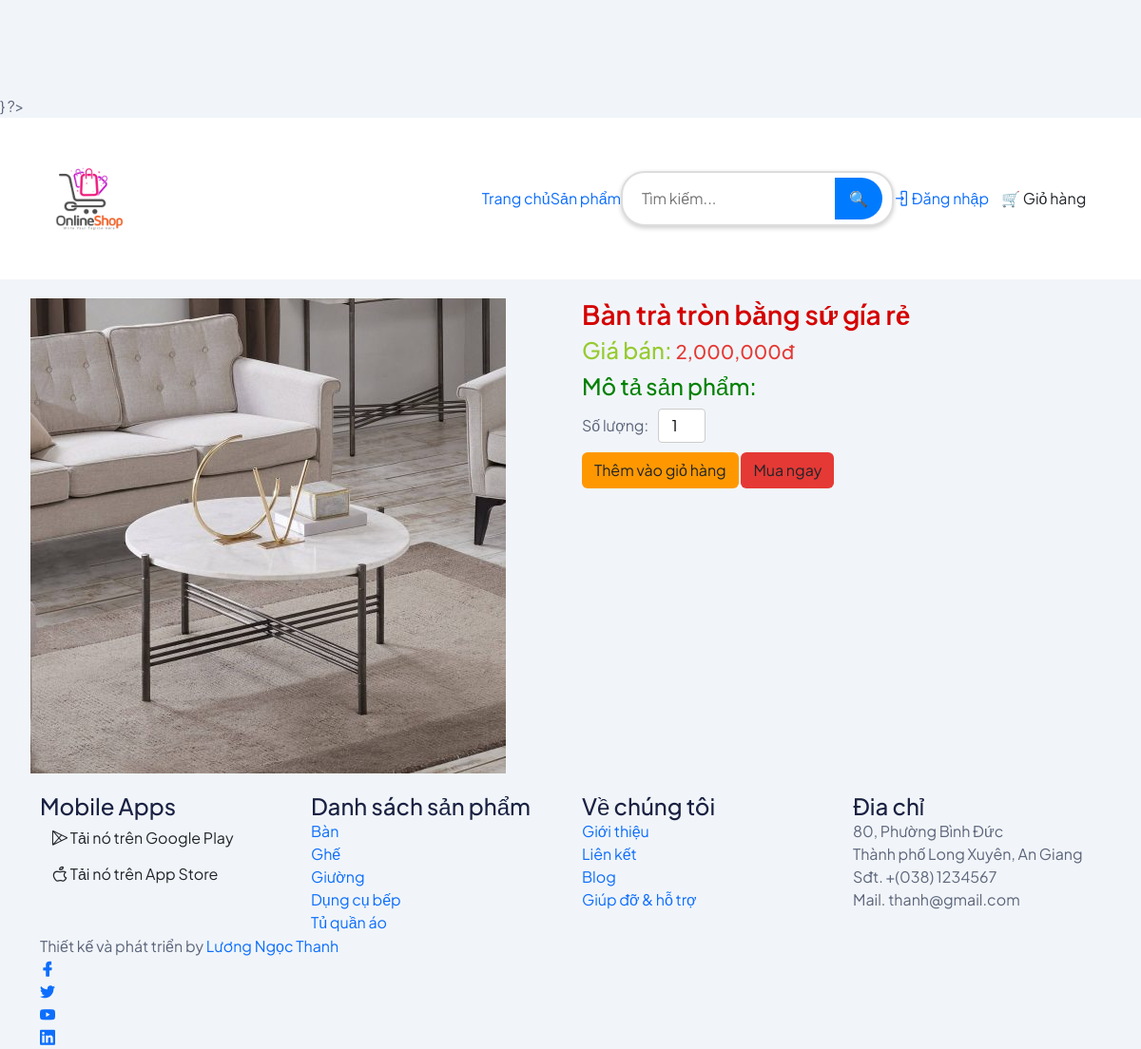
/?action=detail&id=5, run on the app's committed database.
### tables this page shows
CREATE TABLE `mathang` (
  `id` int(11) NOT NULL,
  `tenmathang` varchar(255) NOT NULL,
  `mota` text NOT NULL,
  `giaban` float NOT NULL,
  `giagoc` float NOT NULL,
  `soluongton` int(11) NOT NULL,
  `hinhanh` varchar(255) NOT NULL,
  `luotxem` int(11) NOT NULL,
  `luotmua` int(11) NOT NULL,
  `danhmuc_id` int(11) NOT NULL
);

CREATE TABLE `danhmuc` (
  `id` int(11) NOT NULL,
  `tendanhmuc` varchar(50) NOT NULL,
  `mota` varchar(1000) NOT NULL
);

### model/mathang.php (called while the page is built, shortened)
<?php
class MATHANG{
    public function laymathangtheodanhmuc($danhmuc_id){
        $dbcon = DATABASE::connect();
        try{
            $sql = "SELECT * FROM mathang WHERE danhmuc_id=:madm" ;
            $cmd = $dbcon->prepare($sql);
			$cmd->bindValue(":madm",$danhmuc_id);
            $cmd->execute();
            $result = $cmd->fetchAll();
            return $result;
        }
        catch(PDOException $e){
            $error_message = $e->getMessage();
            echo "<p>Lỗi truy vấn: $error_message</p>";
            exit();
        }
    }
    public function laymathangtheoid($id){
        $dbcon = DATABASE::connect();
        try{
            $sql = "SELECT * FROM mathang WHERE id=:id";
            $cmd = $dbcon->prepare($sql);
            $cmd->bindValue(":id", $id);
            $cmd->execute();
            $result = $cmd->fetch();
            return $result;
        }
        catch(PDOException $e){
            $error_message = $e->getMessage();
            echo "<p>Lỗi truy vấn: $error_message</p>";
            exit();
        }
    }
}
?>

### model/danhmuc.php (called while the page is built, shortened)
<?php
class DANHMUC{
    public function laydanhmuc(){
        $dbcon = DATABASE::connect();
        try{
            $sql = "SELECT * FROM danhmuc";
            $cmd = $dbcon->prepare($sql);
            $cmd->execute();
            $result = $cmd->fetchAll();
            return $result;
        }
        catch(PDOException $e){
            $error_message = $e->getMessage();
            echo "<p>Lỗi truy vấn: $error_message</p>";
            exit();
        }
    }
}
?>

### public/inc/top.php (the view, shortened to what this page needs)
<!DOCTYPE html>
<html class="no-js" lang="en">
    <head>
            <link rel="stylesheet" href="../assets/css/bootstrap.min.css" />
            <link rel="stylesheet" href="../assets/css/LineIcons.2.0.css" />
            <link rel="stylesheet" href="../assets/css/animate.css" />
            <link rel="stylesheet" href="../assets/css/tiny-slider.css" />
            <link rel="stylesheet" href="../assets/css/glightbox.min.css" />
            <link rel="stylesheet" href="../assets/css/main.css" />
        </head>
        <body>
            <header class="header navbar-area">
                <div class="container">
                    <div class="row align-items-center">
                        <div class="col-lg-12">
                            <div class="nav-inner">
                                <nav class="navbar navbar-expand-lg">
                                    <a class="navbar-brand" href="index.php">
                                        <img style="width: 100px; height: 100px;" src="../assets/images/logo/logo.png" alt="Logo">
                                    </a>
                                    <div class="collapse navbar-collapse sub-menu-bar" id="navbarSupportedContent">
                                        <ul id="nav" class="navbar-nav ms-auto">
                                            <li class="nav-item">
                                                <a class="dd-menu collapsed" href="index.php"
                                                >Trang chủ</a>
                                            </li>
                                            <li class="nav-item">
                                                <a href="javascript:void(0)" aria-label="Toggle navigation">Sản phẩm</a>
                                            </li>
                                        </ul>
                                        </div>
                                        <div class="search-container">
                                            <input type="text" placeholder="Tìm kiếm..." class="search-input">
                                            <button class="search-button">🔍</button>
                                        </div>
                                        <div class="login-button">
                                            <?php if(isset($_SESSION["khachhang"])){ ?>
                                            <ul class="navbar-nav me-auto mb-2 mb-lg-0 ms-lg-4">
                                                <li class="nav-item"><a class="nav-link text-warning" href="index.php?action=thongtin" >Chào <?php echo $_SESSION["khachhang"]["hoten"]; ?></a></li>
                                                <li class="nav-item"><a class="nav-link" href="index.php?action=dangxuat">Đăng xuất</a></li>
                                            </ul>
                                            <?php } else{ ?>
                                            <ul>
                                                <li>
                                                    <a href="index.php?action=dangnhap"><i class="lni lni-enter"></i> Đăng nhập</a>
                                                </li>
                                            </ul>
                                            <?php } ?>
                                        </div>
                                        <div class="button header-button">
                                            <a class="btn" href="index.php?action=giohang">🛒 Giỏ hàng <span class="cart-count"></span></a>
                                        </div>
                                        </nav>
                                    </div>
                                </div>
                                </div>
                                </div>
                            </header>

### public/detail.php (shortened to what this page needs)
<?php include("inc/top.php"); ?>
<div class="row" style="margin: 20px;">
  <div class="col-sm-6">
    <div><img src="../<?php echo $mhct["hinhanh"]; ?>" alt="<?php echo $m["tenmathang"]; ?>" style="width: 500px;"></div>
  </div>
  <div class="col-sm-6">
      <h2 class="text-danger"><?php echo $mhct["tenmathang"]; ?></h2>
    <div class="product-info">
      <h3 class="text-info">Giá bán:
        <span class="price"><?php echo number_format($mhct["giaban"]); ?>đ</span>
      </h3>
      <div>
        <h3 style="color: green;">Mô tả sản phẩm:
        </h3>
      </div>
      <form method="post">
        <div class="quantity-selector">
        <label for="quantity">Số lượng:</label>
        <input type="number" name="soluong" value="1" min="1">
        </div>
        <div class="actions">
          <input class="add-to-cart btn" type="submit" value="Thêm vào giỏ hàng">
          <input class="buy-now btn" type="submit" value="Mua ngay">
        </div>
      </form>
    </div>
  </div>
</div>
<?php include("inc/bottom.php"); ?>

### public/inc/bottom.php (shortened to what this page needs)
        <footer class="footer">
        <div class="footer-top">
            <div class="container">
                <div class="row">
                    <div class="col-lg-3 col-md-6 col-12">
                        <div class="single-footer mobile-app">
                            <h3>Mobile Apps</h3>
                            <div class="app-button">
                                <a href="javascript:void(0)" class="btn">
                                    <i class="lni lni-play-store"></i>
                                    <span class="text">
                                        <span class="small-text">Tải nó trên</span>
                                        Google Play
                                    </span>
                                </a>
                                <a href="javascript:void(0)" class="btn">
                                    <i class="lni lni-apple"></i>
                                    <span class="text">
                                        <span class="small-text">Tải nó trên</span>
                                        App Store
                                    </span>
                                </a>
                            </div>
                        </div>
                    </div>
                    <div class="col-lg-3 col-md-6 col-12">
                        <div class="single-footer f-link">
                            <h3>Danh sách sản phẩm</h3>
                            <div class="row">
                                <div class="col-lg-6 col-md-6 col-12">
                                    <ul>
                                        <?php foreach ($danhmuc as $d): ?>
                                            <li><a href="?action=group&id=<?php echo $d["id"]; ?>">
                                            <?php echo $d["tendanhmuc"]; ?></a></li>
                                        <?php endforeach; ?>
                                    </ul>
                                </div>
                            </div>
                        </div>
                    </div>
                    <div class="col-lg-3 col-md-6 col-12">
                        <div class="single-footer f-link">
                            <h3>Về chúng tôi</h3>
                            <ul>
                                <li><a href="">Giới thiệu</a></li>
                                <li><a href="">Liên kết</a></li>
                                <li><a href="">Blog</a></li>
                                <li><a href="">Giúp đỡ & hỗ trợ</a></li>
                            </ul>
                        </div>
                    </div>
                    <div class="col-lg-3 col-md-6 col-12">
                        <div class="single-footer f-contact">
                            <h3>Đia chỉ</h3>
                            <ul>
                                <li>80, Phường Bình Đức<br> Thành phố Long Xuyên, An Giang</li>
                                <li>Sđt. +(038) 1234567 <br> Mail. thanh@gmail.com</li>
                            </ul>
                        </div>
                    </div>
                </div>
            </div>
        </div>
        <div class="footer-bottom">
            <div class="container">
                <div class="inner">
                    <div class="row">
                        <div class="col-12">
                            <div class="content">
                                <p class="copyright-text">Thiết kế và phát triển by <a href="https://www.facebook.com/ngocthanh.luong.391420"
                                        rel="nofollow" target="_blank">Lương Ngọc Thanh</a>
                                </p>
                                <ul class="footer-social">
                                    <li><a href="https://www.facebook.com/ngocthanh.luong.391420"><i class="lni lni-facebook-filled"></i></a></li>
                                    <li><a href="javascript:void(0)"><i class="lni lni-twitter-original"></i></a></li>
                                    <li><a href="javascript:void(0)"><i class="lni lni-youtube"></i></a></li>
                                    <li><a href="javascript:void(0)"><i class="lni lni-linkedin-original"></i></a></li>
                                </ul>
                            </div>
                        </div>
                    </div>
                </div>
            </div>
        </div>
    </footer>
    </body>
</html>

### public/inc/top.php (style rules this page uses)
header { position: fixed; top: 0; width: 100%; z-index: 1000; }
body { padding-top: 100px; Điều chỉnh theo chiều cao của header }
.search-container { display: flex; align-items: center; background-color: #fff; border: 2px solid #ddd; border-radius: 25px; padding: 5px 10px; box-shadow: 0 2px 5px rgba(0, 0, 0, 0.2); }
.search-input { border: none; outline: none; padding: 10px; font-size: 16px; flex: 1; border-radius: 25px 0 0 25px; }
.search-button { background-color: #007bff; color: white; border: none; padding: 10px 15px; font-size: 16px; cursor: pointer; border-radius: 0 25px 25px 0; }
.product-info .price { font-size: 20px; color: #e53935; margin: 10px 0; }
.quantity-selector { display: flex; align-items: center; margin: 10px 0; }
.quantity-selector input { width: 50px; text-align: center; margin: 0 10px; padding: 5px; border: 1px solid #ccc; border-radius: 4px; }
.actions .add-to-cart { background-color: #ff9800; }
.actions .buy-now { background-color: #e53935; }

### data on the page
mathang: hinhanh (picture), tenmathang "Bàn trà tròn bằng sứ gía rẻ", giaban "2,000,000"
danhmuc: tendanhmuc "Bàn"
danhmuc: tendanhmuc "Ghế"
danhmuc: tendanhmuc "Giường"
danhmuc: tendanhmuc "Dụng cụ bếp"
danhmuc: tendanhmuc "Tủ quần áo"
